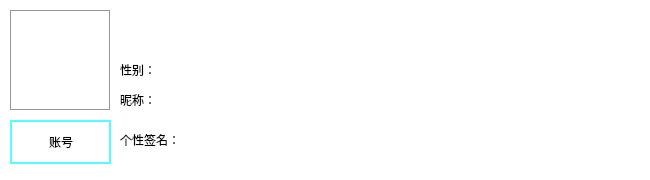
<?xml version="1.0" encoding="UTF-8"?>
<ui version="4.0">
 <class>AddFriend</class>
 <widget class="QWidget" name="AddFriend">
  <property name="geometry">
   <rect>
    <x>0</x>
    <y>0</y>
    <width>650</width>
    <height>180</height>
   </rect>
  </property>
  <property name="minimumSize">
   <size>
    <width>650</width>
    <height>180</height>
   </size>
  </property>
  <property name="maximumSize">
   <size>
    <width>650</width>
    <height>180</height>
   </size>
  </property>
  <property name="windowTitle">
   <string>Form</string>
  </property>
  <property name="styleSheet">
   <string notr="true">/*全局样式表*/
QWidget#AddFriend{
	background-color: rgb(255, 255, 255);
}

QLabel#Headimg{
	border:1px solid rgb(149, 149, 149);
}

QFrame#frame{
	border:2px solid rgb(85, 255, 255);
}
</string>
  </property>
  <widget class="QLabel" name="Headimg">
   <property name="geometry">
    <rect>
     <x>10</x>
     <y>10</y>
     <width>100</width>
     <height>100</height>
    </rect>
   </property>
   <property name="minimumSize">
    <size>
     <width>100</width>
     <height>100</height>
    </size>
   </property>
   <property name="maximumSize">
    <size>
     <width>100</width>
     <height>100</height>
    </size>
   </property>
   <property name="text">
    <string/>
   </property>
   <property name="pixmap">
    <pixmap resource="../../image/Image.qrc">:/new/Chat/icons/Chat/logo_Show.png</pixmap>
   </property>
   <property name="scaledContents">
    <bool>true</bool>
   </property>
  </widget>
  <widget class="QLabel" name="name_text">
   <property name="geometry">
    <rect>
     <x>120</x>
     <y>90</y>
     <width>50</width>
     <height>20</height>
    </rect>
   </property>
   <property name="minimumSize">
    <size>
     <width>50</width>
     <height>20</height>
    </size>
   </property>
   <property name="maximumSize">
    <size>
     <width>50</width>
     <height>20</height>
    </size>
   </property>
   <property name="text">
    <string>昵称：</string>
   </property>
   <property name="alignment">
    <set>Qt::AlignLeading|Qt::AlignLeft|Qt::AlignVCenter</set>
   </property>
  </widget>
  <widget class="QLabel" name="sign_text">
   <property name="geometry">
    <rect>
     <x>120</x>
     <y>130</y>
     <width>80</width>
     <height>20</height>
    </rect>
   </property>
   <property name="minimumSize">
    <size>
     <width>80</width>
     <height>20</height>
    </size>
   </property>
   <property name="maximumSize">
    <size>
     <width>80</width>
     <height>20</height>
    </size>
   </property>
   <property name="text">
    <string>个性签名：</string>
   </property>
   <property name="alignment">
    <set>Qt::AlignLeading|Qt::AlignLeft|Qt::AlignVCenter</set>
   </property>
  </widget>
  <widget class="QLabel" name="name">
   <property name="geometry">
    <rect>
     <x>160</x>
     <y>90</y>
     <width>200</width>
     <height>20</height>
    </rect>
   </property>
   <property name="minimumSize">
    <size>
     <width>200</width>
     <height>20</height>
    </size>
   </property>
   <property name="maximumSize">
    <size>
     <width>200</width>
     <height>20</height>
    </size>
   </property>
   <property name="text">
    <string/>
   </property>
   <property name="alignment">
    <set>Qt::AlignLeading|Qt::AlignLeft|Qt::AlignVCenter</set>
   </property>
  </widget>
  <widget class="QLabel" name="name_2">
   <property name="geometry">
    <rect>
     <x>190</x>
     <y>130</y>
     <width>400</width>
     <height>20</height>
    </rect>
   </property>
   <property name="minimumSize">
    <size>
     <width>400</width>
     <height>20</height>
    </size>
   </property>
   <property name="maximumSize">
    <size>
     <width>400</width>
     <height>20</height>
    </size>
   </property>
   <property name="text">
    <string/>
   </property>
   <property name="alignment">
    <set>Qt::AlignLeading|Qt::AlignLeft|Qt::AlignVCenter</set>
   </property>
  </widget>
  <widget class="QLabel" name="label">
   <property name="geometry">
    <rect>
     <x>120</x>
     <y>60</y>
     <width>41</width>
     <height>20</height>
    </rect>
   </property>
   <property name="text">
    <string>性别：</string>
   </property>
  </widget>
  <widget class="QLabel" name="sex">
   <property name="geometry">
    <rect>
     <x>160</x>
     <y>60</y>
     <width>200</width>
     <height>20</height>
    </rect>
   </property>
   <property name="minimumSize">
    <size>
     <width>200</width>
     <height>20</height>
    </size>
   </property>
   <property name="maximumSize">
    <size>
     <width>200</width>
     <height>20</height>
    </size>
   </property>
   <property name="text">
    <string/>
   </property>
   <property name="alignment">
    <set>Qt::AlignLeading|Qt::AlignLeft|Qt::AlignVCenter</set>
   </property>
  </widget>
  <widget class="QFrame" name="frame">
   <property name="geometry">
    <rect>
     <x>10</x>
     <y>120</y>
     <width>101</width>
     <height>44</height>
    </rect>
   </property>
   <property name="frameShape">
    <enum>QFrame::StyledPanel</enum>
   </property>
   <property name="frameShadow">
    <enum>QFrame::Raised</enum>
   </property>
   <layout class="QVBoxLayout" name="verticalLayout">
    <item>
     <widget class="QLabel" name="numbear">
      <property name="minimumSize">
       <size>
        <width>80</width>
        <height>20</height>
       </size>
      </property>
      <property name="maximumSize">
       <size>
        <width>80</width>
        <height>20</height>
       </size>
      </property>
      <property name="text">
       <string>账号</string>
      </property>
      <property name="alignment">
       <set>Qt::AlignCenter</set>
      </property>
     </widget>
    </item>
   </layout>
  </widget>
 </widget>
 <resources>
  <include location="../../image/Image.qrc"/>
 </resources>
 <connections/>
</ui>
